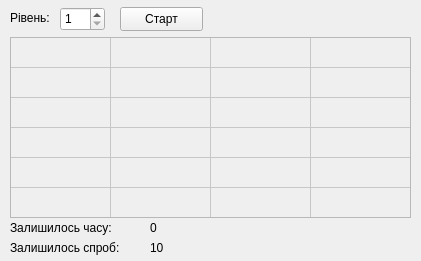
<?xml version="1.0" encoding="UTF-8"?>
<ui version="4.0">
 <class>MainWindow</class>
 <widget class="QMainWindow" name="MainWindow">
  <property name="geometry">
   <rect>
    <x>0</x>
    <y>0</y>
    <width>421</width>
    <height>261</height>
   </rect>
  </property>
  <property name="minimumSize">
   <size>
    <width>421</width>
    <height>261</height>
   </size>
  </property>
  <property name="maximumSize">
   <size>
    <width>421</width>
    <height>261</height>
   </size>
  </property>
  <property name="windowTitle">
   <string>Гра</string>
  </property>
  <widget class="QWidget" name="centralwidget">
   <widget class="QTableWidget" name="tableWidget">
    <property name="enabled">
     <bool>false</bool>
    </property>
    <property name="geometry">
     <rect>
      <x>10</x>
      <y>37</y>
      <width>401</width>
      <height>181</height>
     </rect>
    </property>
    <property name="verticalScrollBarPolicy">
     <enum>Qt::ScrollBarAlwaysOff</enum>
    </property>
    <property name="horizontalScrollBarPolicy">
     <enum>Qt::ScrollBarAlwaysOff</enum>
    </property>
    <property name="autoScrollMargin">
     <number>16</number>
    </property>
    <property name="editTriggers">
     <set>QAbstractItemView::NoEditTriggers</set>
    </property>
    <property name="selectionMode">
     <enum>QAbstractItemView::NoSelection</enum>
    </property>
    <property name="rowCount">
     <number>6</number>
    </property>
    <property name="columnCount">
     <number>4</number>
    </property>
    <attribute name="horizontalHeaderVisible">
     <bool>false</bool>
    </attribute>
    <attribute name="verticalHeaderVisible">
     <bool>false</bool>
    </attribute>
    <row/>
    <row/>
    <row/>
    <row/>
    <row/>
    <row/>
    <column/>
    <column/>
    <column/>
    <column/>
    <item row="0" column="0">
     <property name="text">
      <string/>
     </property>
    </item>
   </widget>
   <widget class="QLabel" name="label">
    <property name="geometry">
     <rect>
      <x>10</x>
      <y>220</y>
      <width>131</width>
      <height>16</height>
     </rect>
    </property>
    <property name="text">
     <string>Залишилось часу:</string>
    </property>
   </widget>
   <widget class="QLabel" name="label_2">
    <property name="geometry">
     <rect>
      <x>10</x>
      <y>240</y>
      <width>141</width>
      <height>16</height>
     </rect>
    </property>
    <property name="text">
     <string>Залишилось спроб:</string>
    </property>
   </widget>
   <widget class="QLabel" name="label_3">
    <property name="geometry">
     <rect>
      <x>10</x>
      <y>10</y>
      <width>62</width>
      <height>16</height>
     </rect>
    </property>
    <property name="text">
     <string>Рівень:</string>
    </property>
   </widget>
   <widget class="QLabel" name="timeLabel">
    <property name="geometry">
     <rect>
      <x>150</x>
      <y>220</y>
      <width>62</width>
      <height>16</height>
     </rect>
    </property>
    <property name="text">
     <string>0</string>
    </property>
   </widget>
   <widget class="QLabel" name="attemptLabel">
    <property name="geometry">
     <rect>
      <x>150</x>
      <y>240</y>
      <width>62</width>
      <height>16</height>
     </rect>
    </property>
    <property name="text">
     <string>10</string>
    </property>
   </widget>
   <widget class="QSpinBox" name="levelSpinBox">
    <property name="geometry">
     <rect>
      <x>60</x>
      <y>7</y>
      <width>45</width>
      <height>24</height>
     </rect>
    </property>
    <property name="minimum">
     <number>1</number>
    </property>
    <property name="maximum">
     <number>9</number>
    </property>
   </widget>
   <widget class="QPushButton" name="startButton">
    <property name="geometry">
     <rect>
      <x>120</x>
      <y>7</y>
      <width>83</width>
      <height>24</height>
     </rect>
    </property>
    <property name="text">
     <string>Старт</string>
    </property>
   </widget>
  </widget>
 </widget>
 <resources/>
 <connections/>
</ui>
